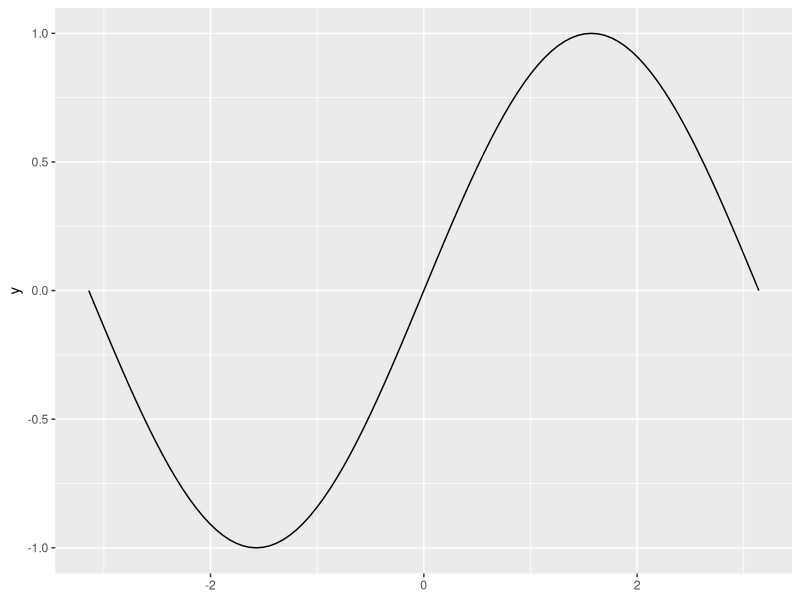
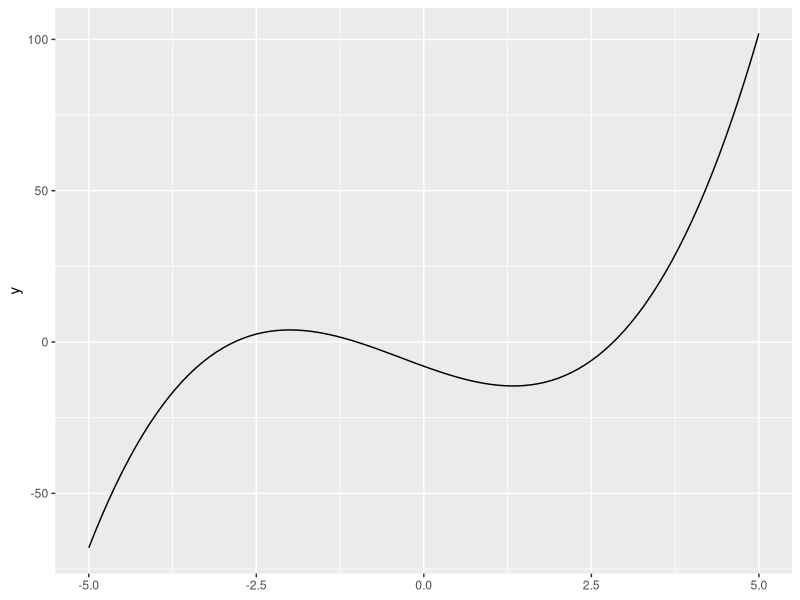

Write the R code that produced these figures, in order.
require(ggplot2)

# Create a "dummy" data frame (not sure why, but ggplot seems to need this)
df <- data.frame(x=0) # We need a "dummy" data frame

# plot a built-in function (sine)
ggplot(df) + stat_function(fun=sin) +
  xlim(-pi, pi) # You need to provide x limits or you'll get an error

# plot a custom function
fn <- function(x) { x^3 + x^2 - 8*x - 8 }
ggplot(df) + stat_function(fun=fn) + xlim(-5, 5)

